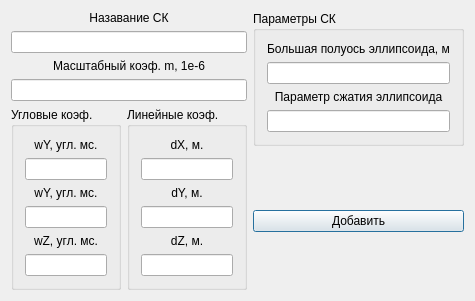
<?xml version="1.0" encoding="UTF-8"?>
<ui version="4.0">
 <class>CreateSC</class>
 <widget class="QDialog" name="CreateSC">
  <property name="geometry">
   <rect>
    <x>0</x>
    <y>0</y>
    <width>416</width>
    <height>276</height>
   </rect>
  </property>
  <property name="windowTitle">
   <string>Добавление новой СК</string>
  </property>
  <layout class="QHBoxLayout" name="horizontalLayout_2">
   <item>
    <layout class="QVBoxLayout" name="verticalLayout_6">
     <item>
      <layout class="QVBoxLayout" name="verticalLayout_4">
       <item>
        <widget class="QLabel" name="label_6">
         <property name="maximumSize">
          <size>
           <width>16777215</width>
           <height>20</height>
          </size>
         </property>
         <property name="text">
          <string>Назавание СК</string>
         </property>
         <property name="alignment">
          <set>Qt::AlignCenter</set>
         </property>
        </widget>
       </item>
       <item>
        <widget class="QLineEdit" name="name_le"/>
       </item>
       <item>
        <widget class="QLabel" name="label">
         <property name="maximumSize">
          <size>
           <width>16777215</width>
           <height>20</height>
          </size>
         </property>
         <property name="text">
          <string>Масштабный коэф. m, 1e-6</string>
         </property>
         <property name="alignment">
          <set>Qt::AlignCenter</set>
         </property>
        </widget>
       </item>
       <item>
        <widget class="QLineEdit" name="m_le"/>
       </item>
      </layout>
     </item>
     <item>
      <layout class="QHBoxLayout" name="horizontalLayout">
       <item>
        <widget class="QGroupBox" name="groupBox_2">
         <property name="title">
          <string>Угловые коэф.</string>
         </property>
         <layout class="QVBoxLayout" name="verticalLayout_2">
          <item>
           <widget class="QLabel" name="label_2">
            <property name="maximumSize">
             <size>
              <width>16777215</width>
              <height>20</height>
             </size>
            </property>
            <property name="text">
             <string>wY, угл. мс.</string>
            </property>
            <property name="alignment">
             <set>Qt::AlignCenter</set>
            </property>
           </widget>
          </item>
          <item>
           <widget class="QLineEdit" name="wX_le"/>
          </item>
          <item>
           <widget class="QLabel" name="label_3">
            <property name="maximumSize">
             <size>
              <width>16777215</width>
              <height>20</height>
             </size>
            </property>
            <property name="text">
             <string>wY, угл. мс.</string>
            </property>
            <property name="alignment">
             <set>Qt::AlignCenter</set>
            </property>
           </widget>
          </item>
          <item>
           <widget class="QLineEdit" name="wY_le"/>
          </item>
          <item>
           <widget class="QLabel" name="label_8">
            <property name="maximumSize">
             <size>
              <width>16777215</width>
              <height>20</height>
             </size>
            </property>
            <property name="text">
             <string>wZ, угл. мс.</string>
            </property>
            <property name="alignment">
             <set>Qt::AlignCenter</set>
            </property>
           </widget>
          </item>
          <item>
           <widget class="QLineEdit" name="wZ_le"/>
          </item>
         </layout>
        </widget>
       </item>
       <item>
        <widget class="QGroupBox" name="groupBox">
         <property name="title">
          <string>Линейные коэф.</string>
         </property>
         <layout class="QVBoxLayout" name="verticalLayout">
          <item>
           <widget class="QLabel" name="label_5">
            <property name="maximumSize">
             <size>
              <width>16777215</width>
              <height>20</height>
             </size>
            </property>
            <property name="text">
             <string>dX, м.</string>
            </property>
            <property name="alignment">
             <set>Qt::AlignCenter</set>
            </property>
           </widget>
          </item>
          <item>
           <widget class="QLineEdit" name="dX_le"/>
          </item>
          <item>
           <widget class="QLabel" name="label_7">
            <property name="maximumSize">
             <size>
              <width>16777215</width>
              <height>20</height>
             </size>
            </property>
            <property name="text">
             <string>dY, м.</string>
            </property>
            <property name="alignment">
             <set>Qt::AlignCenter</set>
            </property>
           </widget>
          </item>
          <item>
           <widget class="QLineEdit" name="dY_le"/>
          </item>
          <item>
           <widget class="QLabel" name="label_4">
            <property name="maximumSize">
             <size>
              <width>16777215</width>
              <height>20</height>
             </size>
            </property>
            <property name="text">
             <string>dZ, м.</string>
            </property>
            <property name="alignment">
             <set>Qt::AlignCenter</set>
            </property>
           </widget>
          </item>
          <item>
           <widget class="QLineEdit" name="dZ_le"/>
          </item>
         </layout>
        </widget>
       </item>
      </layout>
     </item>
    </layout>
   </item>
   <item>
    <layout class="QVBoxLayout" name="verticalLayout_5">
     <item>
      <widget class="QGroupBox" name="groupBox_3">
       <property name="title">
        <string>Параметры СК</string>
       </property>
       <layout class="QVBoxLayout" name="verticalLayout_3">
        <item>
         <widget class="QLabel" name="label_9">
          <property name="text">
           <string>Большая полуось эллипсоида, м</string>
          </property>
          <property name="alignment">
           <set>Qt::AlignCenter</set>
          </property>
         </widget>
        </item>
        <item>
         <widget class="QLineEdit" name="a_ell_le"/>
        </item>
        <item>
         <widget class="QLabel" name="label_10">
          <property name="text">
           <string>Параметр сжатия эллипсоида</string>
          </property>
          <property name="alignment">
           <set>Qt::AlignCenter</set>
          </property>
         </widget>
        </item>
        <item>
         <widget class="QLineEdit" name="compK_le"/>
        </item>
       </layout>
      </widget>
     </item>
     <item>
      <spacer name="verticalSpacer">
       <property name="orientation">
        <enum>Qt::Vertical</enum>
       </property>
       <property name="sizeHint" stdset="0">
        <size>
         <width>20</width>
         <height>40</height>
        </size>
       </property>
      </spacer>
     </item>
     <item>
      <widget class="QPushButton" name="add_pb">
       <property name="text">
        <string>Добавить</string>
       </property>
      </widget>
     </item>
     <item>
      <spacer name="verticalSpacer_2">
       <property name="orientation">
        <enum>Qt::Vertical</enum>
       </property>
       <property name="sizeHint" stdset="0">
        <size>
         <width>20</width>
         <height>40</height>
        </size>
       </property>
      </spacer>
     </item>
    </layout>
   </item>
  </layout>
 </widget>
 <layoutdefault spacing="6" margin="11"/>
 <resources/>
 <connections/>
</ui>
